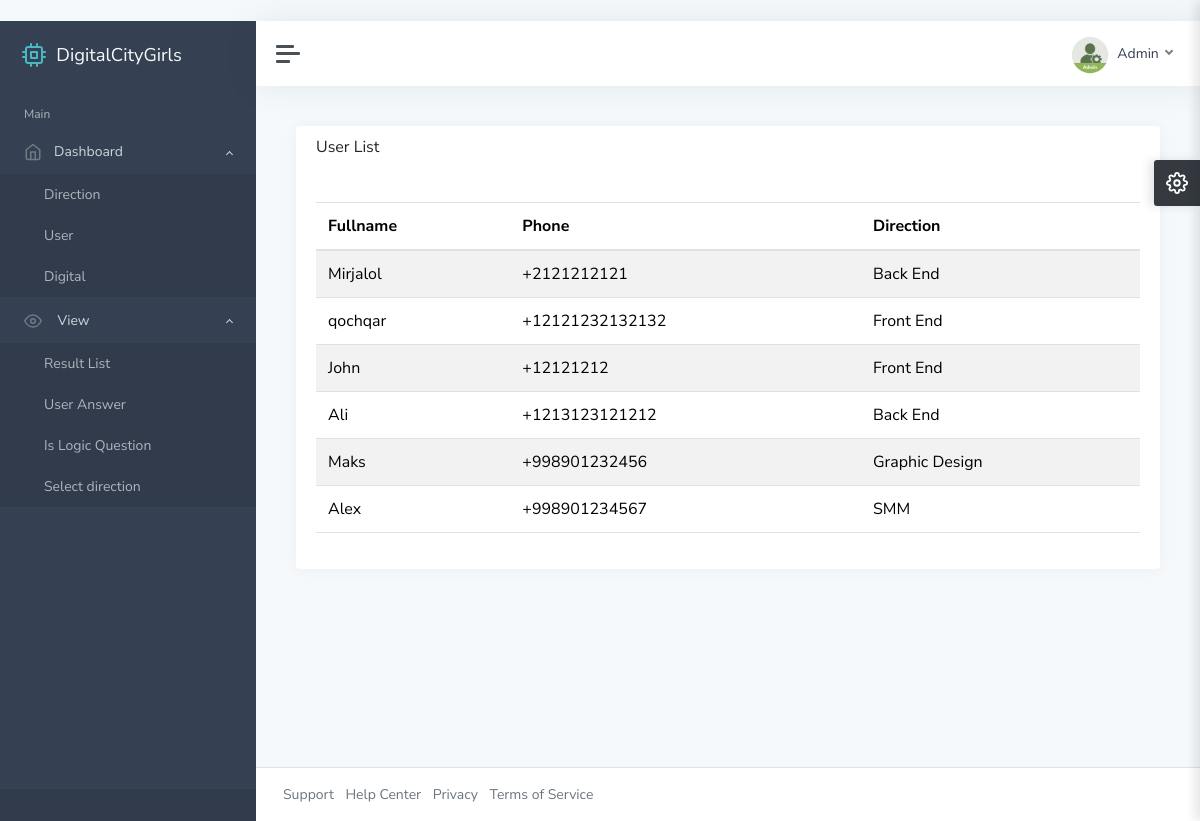
Before: /ad/user/ (signed in) with the older database file.
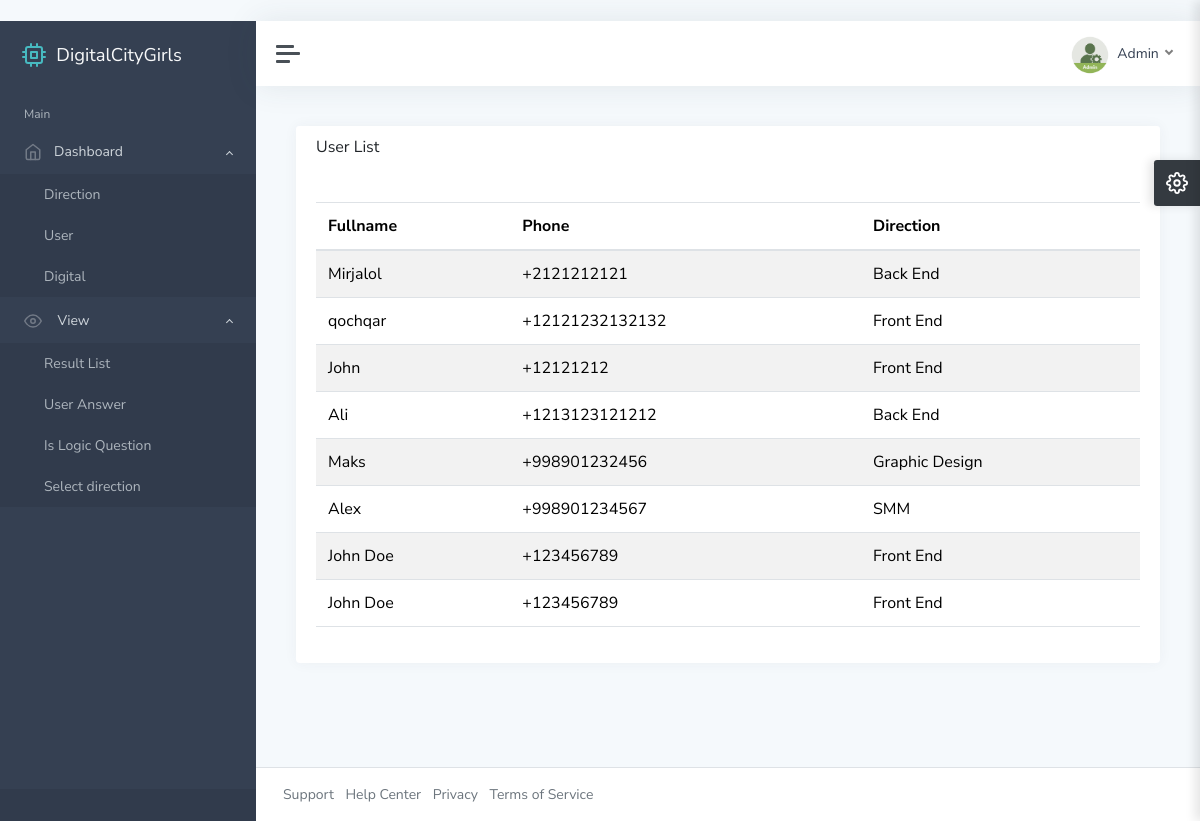
After: the same page with the newer database file.
### main/models.py (models this page shows, shortened)
class User(models.Model):
    fullname = models.CharField(max_length=255)
    phone = models.PositiveIntegerField()
    direction = models.ForeignKey(Direction, on_delete=models.CASCADE)

class Direction(models.Model):
    photo = models.ImageField()
    name = models.CharField(max_length=255)
    time = models.DurationField(default=0)
    question_count = models.PositiveIntegerField()
    is_logic = models.BooleanField(default=False)
    def __str__(self):
        return self.name

### adminstrator/views.py (the view)
# urls.py: path("user/", user_view, name='user'),
@login_required
def user_view(request):
    context = {
            "user": User.objects.all(),
        }
    return render(request, "user.html", context)

### template/user.html (shortened to what this page needs)
﻿{% extends 'base.html' %}
{% load static %}
{% block content %}
			<main class="content">
				<div class="container-fluid p-0">
					<div class="row">
						<div class="col-12 col-xl-12">
							<div class="card">
								<div class="card-header">
									<h5 class="card-title">User List</h5>
								</div>
								<div class="card-body">
									<table id="datatables-basic" class="table table-striped" style="width:100%">
										<thead>
											<tr>
												<th>Fullname</th>
												<th>Phone</th>
												<th>Direction</th>
											</tr>
										</thead>
										<tbody>
										{% for i in user %}
											<tr>
												<td>{{ i.fullname }}</td>
												<td>+{{ i.phone }}</td>
												<td>{{ i.direction }}</td>
											</tr>
										{% endfor %}
										</tbody>
									</table>
								</div>
							</div>
						</div>
					</div>
				</div>
			</main>
{% endblock content %}

Changed rows visible on the page:
added User: fullname "John Doe", phone "123456789", direction "Front End"
added User: fullname "John Doe", phone "123456789", direction "Front End"
